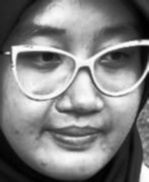
#> input picture face_recog/img/preproc_face_06940423-680b-484d-bf5c-e2220d42a3ec.jpg, 149 x 182 px
$ python -i main.py   (imports and definitions only)
#> lines starting #> are read from the running program, lines starting #| are printed output that depends on the picture
#> further down, picture is the input picture: shape (182, 149, 3); min 0, max 254, mean 127.9
### utils/loading.py
# utils/loading.py
import sys
import time
import threading

class LoadingAnimation:
    def __init__(self, message="Loading"):
        self.message = message
        self.loading = True
        self.animation_chars = ["/", "-", "\\", "|"]
        self.current_char = 0
        self.thread = None

    def _animate(self):
        while self.loading:
            sys.stdout.write(f'\r{self.message} {self.animation_chars[self.current_char]}')
            sys.stdout.flush()
            self.current_char = (self.current_char + 1) % len(self.animation_chars)
            time.sleep(0.1)

    def start(self):
        self.loading = True
        self.thread = threading.Thread(target=self._animate)
        self.thread.daemon = True
        self.thread.start()

    def stop(self, success_message=None):
        self.loading = False
        if self.thread:
            self.thread.join()
        sys.stdout.write('\r' + ' ' * 50 + '\r')  # Clear line
        if success_message:
            print(f"✅ {success_message}")

# [12 lines left out: function simple_loading, not called in this run]

### face_recog/main.py
# face_recog/main.py
from deepface import DeepFace
import cv2
import numpy as np
import uuid
import os
from utils.loading import LoadingAnimation

def get_project_root():
    return os.path.dirname(os.path.dirname(os.path.abspath(__file__)))

def preprocess_face_manual(face_image):
    """PREPROCESSING MANUAL untuk memenuhi syarat PCV dengan grid semua proses"""
    loading = LoadingAnimation("Preprocessing wajah")
    loading.start()

    # Simpan gambar asli untuk grid
    original_image = face_image.copy()

    # 1. Convert to grayscale (manual)
    gray = cv2.cvtColor(face_image, cv2.COLOR_BGR2GRAY)

    # 2. Manual Histogram Equalization
    hist = cv2.calcHist([gray], [0], None, [256], [0, 256])
#> hist = 256 values, max 168 at index 36, min 0 at index 255, mean 105.9
    hist_norm = hist / hist.sum()
#> hist_norm = 256 values, max 0.0062 at index 36, min 0 at index 255, mean 0.00391
    cdf = hist_norm.cumsum()
#> cdf = 256 values from 0.000148 to 1
    equalized = np.interp(gray.flatten(), range(256), 255 * cdf)
    equalized = equalized.reshape(gray.shape).astype(np.uint8)

    # 3. Gaussian Blur manual
    kernel = np.array([[1, 2, 1], [2, 4, 2], [1, 2, 1]]) / 16
    blurred = cv2.filter2D(equalized, -1, kernel)

    # 4. Convert back to BGR
    result = cv2.cvtColor(blurred, cv2.COLOR_GRAY2BGR)

    # BUAT GRID DENGAN SEMUA PROSES
    grid_image = create_preprocessing_grid(original_image, gray, equalized, blurred, result)

    # SIMPAN GRID
    root_dir = get_project_root()
    grid_dir = os.path.join(root_dir, "face_recog", "preprocessing_grids")
    os.makedirs(grid_dir, exist_ok=True)

    # Extract UUID dari filename asli atau generate baru
    face_uuid = str(uuid.uuid4())

    # Save grid image
    grid_filename = f"preproc_grid_{face_uuid}.jpg"
    grid_path = os.path.join(grid_dir, grid_filename)
    cv2.imwrite(grid_path, grid_image)

    loading.stop("Preprocessing wajah selesai")
    return result

def create_preprocessing_grid(original, gray, equalized, blurred, final):
    """Membuat grid gambar dengan semua tahap preprocessing"""
    # Resize semua gambar ke ukuran yang sama (200x200 untuk konsistensi)
    size = (200, 200)

    original_resized = cv2.resize(original, size)
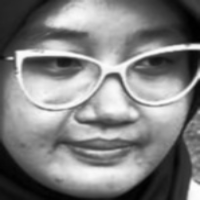
#> original_resized: shape (200, 200, 3); min 0, max 254, mean 127.8
    gray_resized = cv2.resize(gray, size)
    equalized_resized = cv2.resize(equalized, size)
    blurred_resized = cv2.resize(blurred, size)
    final_resized = cv2.resize(final, size)

    # Convert grayscale images to BGR untuk konsistensi tampilan
    gray_bgr = cv2.cvtColor(gray_resized, cv2.COLOR_GRAY2BGR)
    equalized_bgr = cv2.cvtColor(equalized_resized, cv2.COLOR_GRAY2BGR)
    blurred_bgr = cv2.cvtColor(blurred_resized, cv2.COLOR_GRAY2BGR)

    # Tambahkan label/text pada setiap gambar
    def add_label(img, text):
#> called with text = '1. Original'
        labeled_img = img.copy()
        # Tambahkan background untuk text
        cv2.rectangle(labeled_img, (0, 0), (200, 30), (0, 0, 0), -1)
        # Tambahkan text
        cv2.putText(labeled_img, text, (10, 20),
                   cv2.FONT_HERSHEY_SIMPLEX, 0.6, (255, 255, 255), 2)
        return labeled_img

    # Label setiap gambar
    original_labeled = add_label(original_resized, "1. Original")
    gray_labeled = add_label(gray_bgr, "2. Grayscale")
    equalized_labeled = add_label(equalized_bgr, "3. Hist Equalized")
    blurred_labeled = add_label(blurred_bgr, "4. Gaussian Blur")
    final_labeled = add_label(final_resized, "5. Final Result")
#> in add_label (call 5), `cv2.putText(labeled_img, text, (10, 20), cv2.FONT_HERSHEY_SIMPLEX, 0.6..`:
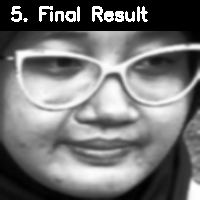
#> labeled_img: shape (200, 200, 3); min 0, max 255, mean 116.5

    # Buat grid 2x3 (2 baris, 3 kolom)
    # Baris pertama: Original, Grayscale, Hist Equalized
    row1 = np.hstack([original_labeled, gray_labeled, equalized_labeled])
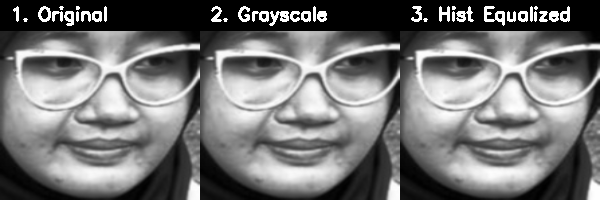
#> row1: shape (200, 600, 3); min 0, max 255, mean 116.2
    # Baris kedua: Gaussian Blur, Final Result, Kosong (atau bisa diisi lainnya)
    row2 = np.hstack([blurred_labeled, final_labeled, np.zeros_like(original_labeled)])
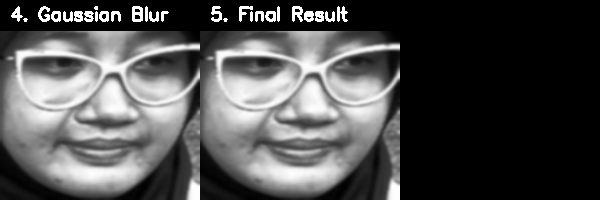
#> row2: shape (200, 600, 3); min 0, max 255, mean 77.9

    # Gabungkan baris
    grid = np.vstack([row1, row2])
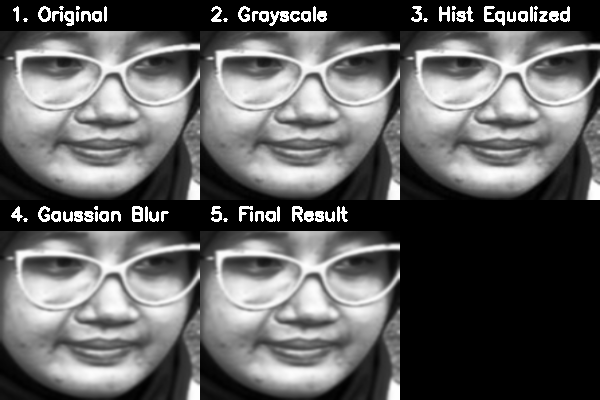
#> grid: shape (400, 600, 3); min 0, max 255, mean 97.1

    return grid

# [66 lines left out: functions generate_face_encoding, process_face_recognition, not called in this run]

>>> import cv2
>>> picture = cv2.imread('img/preproc_face_06940423-680b-484d-bf5c-e2220d42a3ec.jpg')
>>> result = preprocess_face_manual(picture)
